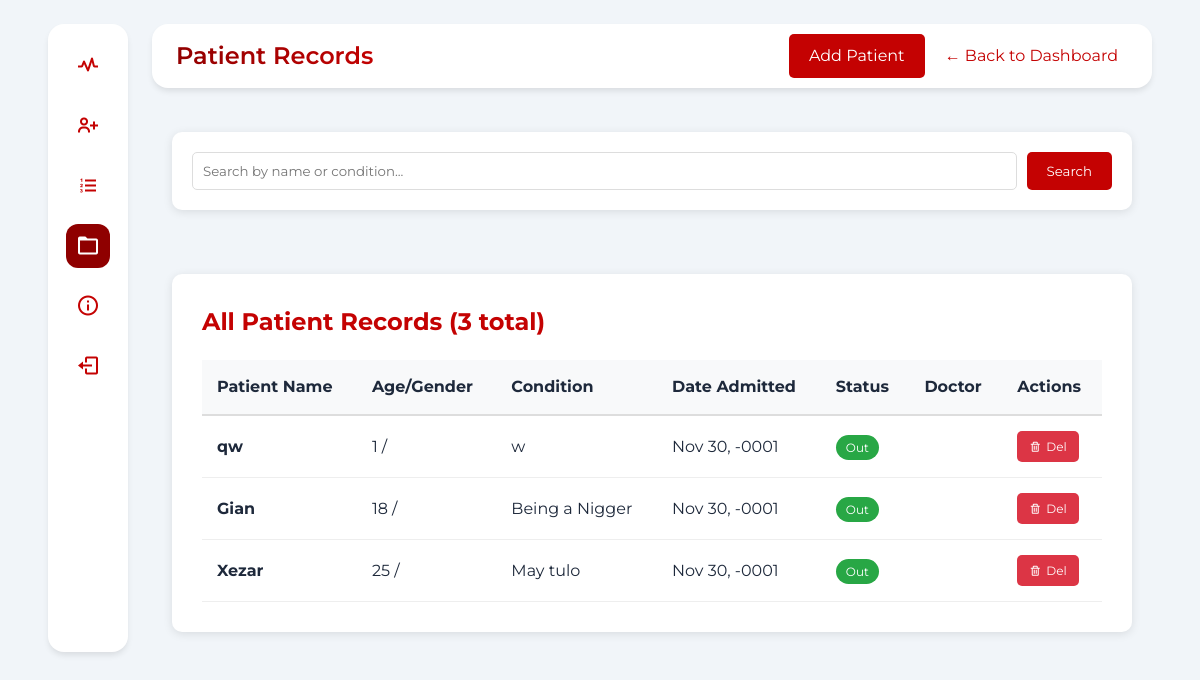
/view_patients.php (signed in), run on the app's committed database.
### tables this page shows
CREATE TABLE `patients` (
  `id` int(11) NOT NULL,
  `name` varchar(100) NOT NULL,
  `age` int(3) NOT NULL,
  `gender` varchar(10) NOT NULL,
  `student_id` varchar(50) NOT NULL DEFAULT '',
  `student_course` varchar(100) NOT NULL DEFAULT '',
  `student_year` varchar(100) NOT NULL DEFAULT '',
  `condition_text` text NOT NULL,
  `date_admitted` date NOT NULL,
  `doctor_assigned` varchar(100) NOT NULL,
  `time_in` int(11) NOT NULL,
  `time_out` int(11) NOT NULL
);

### view_patients.php (the view, shortened to what this page needs)
<?php
include 'db.php';
$search = isset($_GET['search']) ? $_GET['search'] : '';
$where_clause = '';
$patients = mysqli_query($conn, "SELECT * FROM patients $where_clause ORDER BY id DESC");
?>
<!DOCTYPE html>
<html lang="en">
<head>
    <link rel="stylesheet" href="dash.css">
    <link href="https://unpkg.com/boxicons@2.1.4/css/boxicons.min.css" rel="stylesheet"/>
</head>
<body>
    <div class="dashboard">
        <div class="sidebar">
            <a href="dashboard.php" class="sidebar-icon" data-tooltip="Dashboard">
                <i class="bx bx-pulse"></i>
            </a>
            <a href="add_patient.php" class="sidebar-icon" data-tooltip="Add Patient Record">
                <i class="bx bx-user-plus"></i>
            </a>
            <a href="queue.php" class="sidebar-icon" data-tooltip="Patient Queue">
                <i class="bx bx-list-ol"></i>
            </a>
            <div class="sidebar-icon active" data-tooltip="View Records">
                <i class="bx bx-folder"></i>
            </div>
             <a href="about.php" class="sidebar-icon" data-tooltip="About Us">
                <i class="bx bx-info-circle"></i>
            </a>
            <a href="?logout=true" class="sidebar-icon" data-tooltip="Logout">
                <i class="bx bx-log-out"></i>
            </a>
        </div>
        <div class="main-content">
            <div class="header">
                <h1>Patient Records</h1>
                <div style="display: flex; gap: 10px;">
                    <a href="add_patient.php" style="background: #c40202; color: white; padding: 10px 20px; text-decoration: none; border-radius: 5px;">Add Patient</a>
                    <a href="dashboard.php" style="color: #c40202; text-decoration: none; padding: 10px;">← Back to Dashboard</a>
                </div>
            </div>
            <div style="background: white; margin: 20px; padding: 20px; border-radius: 10px; box-shadow: 0 2px 10px rgba(0,0,0,0.1);">
                <form method="GET" style="display: flex; gap: 10px;">
                    <input type="text" name="search" placeholder="Search by name or condition..."
                           value="<?php echo htmlspecialchars($search); ?>"
                           style="flex: 1; padding: 10px; border: 1px solid #ddd; border-radius: 5px;">
                    <button type="submit" style="background: #c40202; color: white; padding: 10px 20px; border: none; border-radius: 5px; cursor: pointer;">
                        Search
                    </button>
                </form>
            </div>
            <div style="background: white; margin: 20px; padding: 30px; border-radius: 10px; box-shadow: 0 2px 10px rgba(0,0,0,0.1);">
                <h2 style="margin-bottom: 20px; color: #c40202;">All Patient Records (<?php echo mysqli_num_rows($patients); ?> total)</h2>
                <?php if (mysqli_num_rows($patients) > 0): ?>
                    <div style="overflow-x: auto;">
                        <table style="width: 100%; border-collapse: collapse;">
                            <thead>
                                <tr style="background: #f8f9fa;">
                                    <th style="padding: 15px; text-align: left; border-bottom: 2px solid #ddd;">Patient Name</th>
                                    <th style="padding: 15px; text-align: left; border-bottom: 2px solid #ddd;">Age/Gender</th>
                                    <th style="padding: 15px; text-align: left; border-bottom: 2px solid #ddd;">Condition</th>
                                    <th style="padding: 15px; text-align: left; border-bottom: 2px solid #ddd;">Date Admitted</th>
                                    <th style="padding: 15px; text-align: left; border-bottom: 2px solid #ddd;">Status</th>
                                    <th style="padding: 15px; text-align: left; border-bottom: 2px solid #ddd;">Doctor</th>
                                    <th style="padding: 15px; text-align: left; border-bottom: 2px solid #ddd;">Actions</th>
                                </tr>
                            </thead>
                            <tbody>
                                <?php while($patient = mysqli_fetch_assoc($patients)): ?>
                                    <tr style="border-bottom: 1px solid #eee;">
                                        <td style="padding: 15px;">
                                            <strong><?php echo htmlspecialchars($patient['name']); ?></strong>
                                        </td>
                                        <td style="padding: 15px;">
                                            <?php echo $patient['age']; ?> / <?php echo $patient['gender']; ?>
                                        </td>
                                        <td style="padding: 15px;">
                                            <?php echo htmlspecialchars($patient['condition_text']); ?>
                                        </td>
                                        <td style="padding: 15px;">
                                            <?php echo date('M j, Y', strtotime($patient['date_admitted'])); ?>
                                        </td>
                                        <td style="padding: 15px;">
                                            <?php if ($patient['time_out'] == 0): ?>
                                                <span style="background: #ffc107; color: #000; padding: 5px 10px; border-radius: 15px; font-size: 12px;">
                                                    Queue
                                                </span>
                                            <?php else: ?>
                                                <span style="background: #28a745; color: white; padding: 5px 10px; border-radius: 15px; font-size: 12px;">
                                                    Out
                                                </span>
                                            <?php endif; ?>
                                        </td>
                                        <td style="padding: 15px;">
                                        </td>
                                        <td style="padding: 15px;">
                                            <button onclick="deletePatient(<?php echo $patient['id']; ?>, '<?php echo htmlspecialchars($patient['name']); ?>', <?php echo $patient['time_out'] != 0 ? 'true' : 'false'; ?>)"
                                                    class="delete-btn"
                                                    title="Delete Patient">
                                                <i class="bx bx-trash"></i> Del
                                            </button>
                                        </td>
                                    </tr>
                                <?php endwhile; ?>
                            </tbody>
                        </table>
                    </div>
                <?php endif; ?>
            </div>
        </div>
    </div>
</body>
</html>

### dash.css (style rules this page uses)
* { margin: 0; padding: 0; box-sizing: border-box; font-family: "Montserrat", serif; }
:root { --primary-color: #8f0000; --primary-light: #c40202; --success-color: #10b981; --border-color: #e5e7eb; --bg-hover: #f8fafc; --text-primary: #1e293b; --text-secondary: #c40202; --bg-card: #ffffff; --shadow-sm: 0 1px 3px rgba(0, 0, 0, 0.1); --shadow-md: 0 4px 6px -1px rgba(0, 0, 0, 0.1); --shadow-lg: 0 10px 15px -3px rgba(0, 0, 0, 0.1); }
body { background: #f1f5f9; min-height: 100vh; color: var(--text-primary); line-height: 1.5; }
.dashboard { display: grid; grid-template-columns: 80px 1fr 320px; gap: 24px; max-width: 1600px; margin: 24px; padding: 0 24px; }
.sidebar { background: var(--bg-card); border-radius: 16px; padding: 20px 0; display: flex; flex-direction: column; align-items: center; gap: 16px; box-shadow: var(--shadow-md); position: relative; z-index: 100; }
.sidebar-icon { width: 44px; height: 44px; border-radius: 12px; display: flex; align-items: center; justify-content: center; color: var(--text-secondary); cursor: pointer; transition: all 0.3s ease; position: relative; text-decoration: none; }
.sidebar-icon i { font-size: 24px; }
.sidebar-icon.active { background: var(--primary-color); color: white; }
.main-content { display: flex; flex-direction: column; gap: 24px; }
.header { background: var(--bg-card); padding: 10px 24px; border-radius: 16px; display: flex; justify-content: space-between; align-items: center; box-shadow: var(--shadow-md); }
.header h1 { font-size: 24px; font-weight: 600; background: linear-gradient( 120deg, var(--primary-color), var(--primary-light) ); -webkit-background-clip: text; -webkit-text-fill-color: transparent; }
@media (max-width: 1200px) { .dashboard { grid-template-columns: 80px 1fr; } }

### view_patients.php (style rules this page uses)
.delete-btn { background: #dc3545; color: white; border: none; padding: 8px 12px; border-radius: 5px; cursor: pointer; font-size: 12px; transition: all 0.3s ease; display: inline-flex; align-items: center; gap: 5px; }

### data on the page
patients: name "qw", age "1", condition_text "w", date_admitted "Nov 30, -0001", time_out "Out"
patients: name "Gian", age "18", condition_text "Being a Nigger", date_admitted "Nov 30, -0001", time_out "Out"
patients: name "Xezar", age "25", condition_text "May tulo", date_admitted "Nov 30, -0001", time_out "Out"

### other printed values
mysqli_num_rows($patients) "3"
